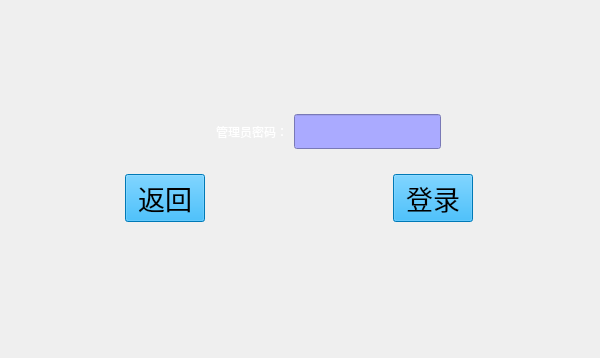
<?xml version="1.0" encoding="UTF-8"?>
<ui version="4.0">
 <class>PasswordLogin</class>
 <widget class="QDialog" name="PasswordLogin">
  <property name="geometry">
   <rect>
    <x>0</x>
    <y>0</y>
    <width>600</width>
    <height>358</height>
   </rect>
  </property>
  <property name="windowTitle">
   <string>Dialog</string>
  </property>
  <property name="styleSheet">
   <string notr="true">border-image: url(:/userbackground.png);</string>
  </property>
  <layout class="QHBoxLayout" name="horizontalLayout_6">
   <property name="sizeConstraint">
    <enum>QLayout::SetMinAndMaxSize</enum>
   </property>
   <property name="leftMargin">
    <number>9</number>
   </property>
   <item>
    <widget class="QWidget" name="widget" native="true">
     <property name="styleSheet">
      <string notr="true">border-image: \*url();</string>
     </property>
     <layout class="QHBoxLayout" name="horizontalLayout_8">
      <property name="sizeConstraint">
       <enum>QLayout::SetMinAndMaxSize</enum>
      </property>
      <property name="leftMargin">
       <number>0</number>
      </property>
      <property name="topMargin">
       <number>0</number>
      </property>
      <property name="rightMargin">
       <number>0</number>
      </property>
      <item>
       <layout class="QVBoxLayout" name="verticalLayout_2" stretch="1,1,4,2">
        <property name="sizeConstraint">
         <enum>QLayout::SetMinAndMaxSize</enum>
        </property>
        <item>
         <layout class="QHBoxLayout" name="horizontalLayout_7" stretch="9,1">
          <property name="sizeConstraint">
           <enum>QLayout::SetMinAndMaxSize</enum>
          </property>
          <item>
           <spacer name="horizontalSpacer_6">
            <property name="orientation">
             <enum>Qt::Horizontal</enum>
            </property>
            <property name="sizeHint" stdset="0">
             <size>
              <width>40</width>
              <height>20</height>
             </size>
            </property>
           </spacer>
          </item>
          <item>
           <widget class="TimeLimit" name="timeLimit"/>
          </item>
         </layout>
        </item>
        <item>
         <spacer name="verticalSpacer_2">
          <property name="orientation">
           <enum>Qt::Vertical</enum>
          </property>
          <property name="sizeHint" stdset="0">
           <size>
            <width>20</width>
            <height>28</height>
           </size>
          </property>
         </spacer>
        </item>
        <item>
         <layout class="QHBoxLayout" name="horizontalLayout_5" stretch="1,3,1">
          <property name="sizeConstraint">
           <enum>QLayout::SetMinAndMaxSize</enum>
          </property>
          <item>
           <spacer name="horizontalSpacer_4">
            <property name="orientation">
             <enum>Qt::Horizontal</enum>
            </property>
            <property name="sizeHint" stdset="0">
             <size>
              <width>40</width>
              <height>20</height>
             </size>
            </property>
           </spacer>
          </item>
          <item>
           <layout class="QVBoxLayout" name="verticalLayout">
            <property name="sizeConstraint">
             <enum>QLayout::SetMinAndMaxSize</enum>
            </property>
            <item>
             <layout class="QHBoxLayout" name="horizontalLayout_4" stretch="1,19,2">
              <property name="sizeConstraint">
               <enum>QLayout::SetMinAndMaxSize</enum>
              </property>
              <item>
               <spacer name="horizontalSpacer">
                <property name="orientation">
                 <enum>Qt::Horizontal</enum>
                </property>
                <property name="sizeHint" stdset="0">
                 <size>
                  <width>40</width>
                  <height>20</height>
                 </size>
                </property>
               </spacer>
              </item>
              <item>
               <layout class="QHBoxLayout" name="horizontalLayout_2" stretch="3">
                <property name="sizeConstraint">
                 <enum>QLayout::SetMinAndMaxSize</enum>
                </property>
                <item>
                 <layout class="QHBoxLayout" name="horizontalLayout" stretch="1,1">
                  <property name="sizeConstraint">
                   <enum>QLayout::SetMinAndMaxSize</enum>
                  </property>
                  <item>
                   <widget class="QLabel" name="labelPassword">
                    <property name="styleSheet">
                     <string notr="true">font: 20pt &quot;Sans Serif&quot;;
color: rgb(255, 255, 255);
</string>
                    </property>
                    <property name="text">
                     <string>管理员密码：</string>
                    </property>
                    <property name="alignment">
                     <set>Qt::AlignRight|Qt::AlignTrailing|Qt::AlignVCenter</set>
                    </property>
                   </widget>
                  </item>
                  <item>
                   <widget class="LineEditKeyboard" name="lineEditPassword">
                    <property name="sizePolicy">
                     <sizepolicy hsizetype="Preferred" vsizetype="Preferred">
                      <horstretch>0</horstretch>
                      <verstretch>0</verstretch>
                     </sizepolicy>
                    </property>
                    <property name="maximumSize">
                     <size>
                      <width>16777215</width>
                      <height>35</height>
                     </size>
                    </property>
                    <property name="styleSheet">
                     <string notr="true">font: 20pt &quot;Adobe Arabic&quot;;
background-color: rgb(170, 170, 255);
</string>
                    </property>
                    <property name="inputMethodHints">
                     <set>Qt::ImhNone</set>
                    </property>
                   </widget>
                  </item>
                 </layout>
                </item>
               </layout>
              </item>
              <item>
               <spacer name="horizontalSpacer_2">
                <property name="orientation">
                 <enum>Qt::Horizontal</enum>
                </property>
                <property name="sizeHint" stdset="0">
                 <size>
                  <width>40</width>
                  <height>20</height>
                 </size>
                </property>
               </spacer>
              </item>
             </layout>
            </item>
            <item>
             <layout class="QHBoxLayout" name="horizontalLayout_3" stretch="1,3,1">
              <property name="sizeConstraint">
               <enum>QLayout::SetMinAndMaxSize</enum>
              </property>
              <item>
               <widget class="QPushButton" name="pushButtonReturn">
                <property name="focusPolicy">
                 <enum>Qt::NoFocus</enum>
                </property>
                <property name="styleSheet">
                 <string notr="true">QPushButton { background-color: rgb(0, 170, 255); color: rgb(0, 0, 0); } 
QPushButton:hover:pressed{ background-color: rgb(0,0,127); color:rgb(255, 255, 255);} 
QPushButton:hover:!pressed{ background-color: rgb(0, 170, 255); color: rgb(0, 0, 0); }
QPushButton {font: 20pt ; } </string>
                </property>
                <property name="text">
                 <string>返回</string>
                </property>
               </widget>
              </item>
              <item>
               <spacer name="horizontalSpacer_3">
                <property name="orientation">
                 <enum>Qt::Horizontal</enum>
                </property>
                <property name="sizeHint" stdset="0">
                 <size>
                  <width>238</width>
                  <height>86</height>
                 </size>
                </property>
               </spacer>
              </item>
              <item>
               <widget class="QPushButton" name="pushButtonLogin">
                <property name="focusPolicy">
                 <enum>Qt::NoFocus</enum>
                </property>
                <property name="styleSheet">
                 <string notr="true">QPushButton { background-color: rgb(0, 170, 255); color: rgb(0, 0, 0); } 
QPushButton:hover:pressed{ background-color: rgb(0,0,127); color:rgb(255, 255, 255);} 
QPushButton:hover:!pressed{ background-color: rgb(0, 170, 255); color: rgb(0, 0, 0); }
QPushButton {font: 20pt ; } </string>
                </property>
                <property name="text">
                 <string>登录</string>
                </property>
               </widget>
              </item>
             </layout>
            </item>
           </layout>
          </item>
          <item>
           <spacer name="horizontalSpacer_5">
            <property name="orientation">
             <enum>Qt::Horizontal</enum>
            </property>
            <property name="sizeHint" stdset="0">
             <size>
              <width>40</width>
              <height>20</height>
             </size>
            </property>
           </spacer>
          </item>
         </layout>
        </item>
        <item>
         <spacer name="verticalSpacer">
          <property name="orientation">
           <enum>Qt::Vertical</enum>
          </property>
          <property name="sizeHint" stdset="0">
           <size>
            <width>20</width>
            <height>40</height>
           </size>
          </property>
         </spacer>
        </item>
       </layout>
      </item>
     </layout>
    </widget>
   </item>
  </layout>
 </widget>
 <customwidgets>
  <customwidget>
   <class>TimeLimit</class>
   <extends>QWidget</extends>
   <header>TimeLimit.h</header>
  </customwidget>
  <customwidget>
   <class>LineEditKeyboard</class>
   <extends>QLineEdit</extends>
   <header>LineEditKeyboard.h</header>
  </customwidget>
 </customwidgets>
 <resources/>
 <connections/>
</ui>
